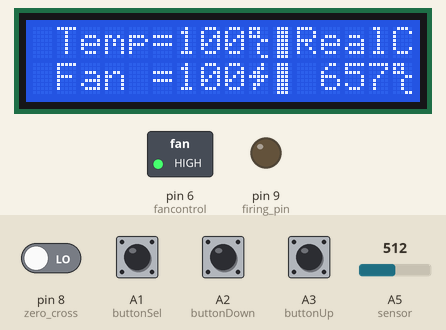
Bench run of a sketch on a simulated Arduino Uno, built with avr-gcc and run on an emulated ATmega328P. Parts: 16×2 character LCD, switched loads named in the sketch (green lamp = pin HIGH), output pins drawn as LEDs (lit = HIGH). The inputs (shaded band) are chosen by the test bench; at power-on: A1 (buttonSel), A2 (buttonDown), A3 (buttonUp), pin 8 (zero_cross) LOW, A5 (sensor) = 512.

Above: at 1.2 s.
1.3 s: A5 (sensor) set to 771
At 2.8 s:
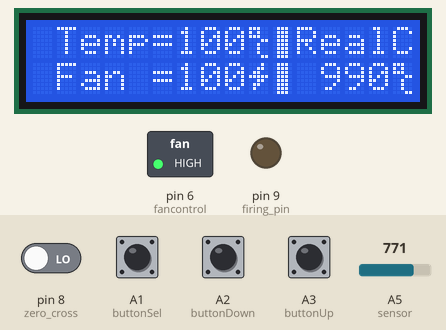
3.1 s: A5 (sensor) set to 795
At 4.9 s:
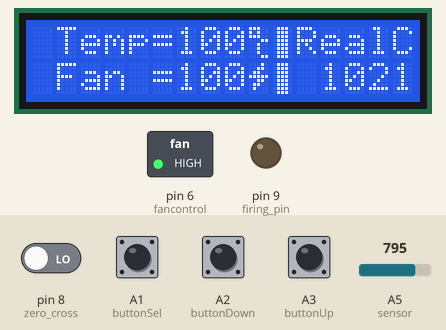
5.2 s: A1 (buttonSel) pulled HIGH for 1 s
At 7.4 s:
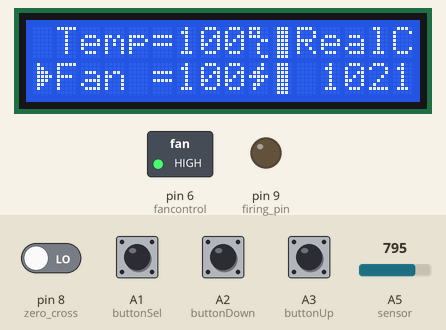
7.7 s: A2 (buttonDown) pulled HIGH for 1 s
At 9.5 s:
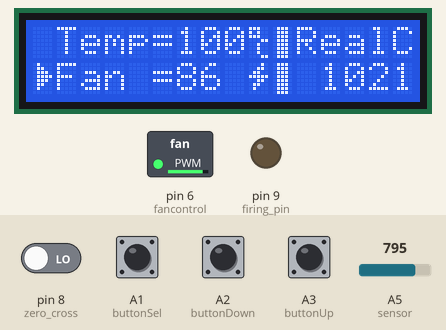
10.2 s: A1 (buttonSel) pulled HIGH for 0.15 s
At 10.9 s:
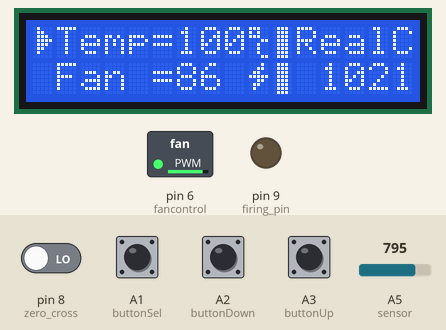
13.3 s: A3 (buttonUp) pulled HIGH for 0.15 s
At 14.9 s:
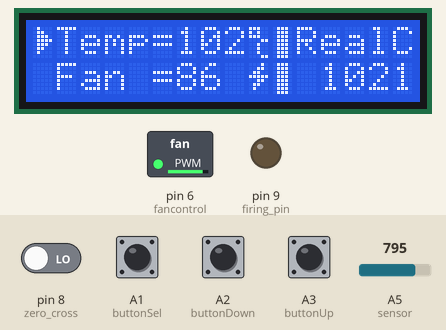
Timing chart, 0 to 16.1 s (numbered marks = the images above; inputs shaded):
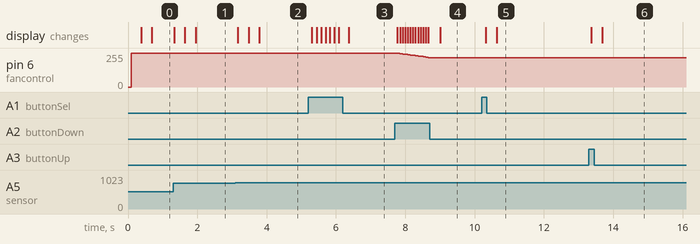

Measured:
- the behaviour switches between 778 and 779 on A5 (sensor) (found by bisection; images 1 and 2)
- after the input at 1.3 s, the display: first changes at once (image 1 shows a later state)
- after the input at 3.1 s, the display: first changes after 0.07 s (image 2 shows a later state)
- after the input at 5.2 s, the display: first changes after 0.11 s (image 3 shows a later state)
- after the input at 7.7 s, pin 6 (fancontrol): moves from 255/255 to 219/255 over 0.97 s, starting after 0.07 s; the display: first changes after 0.07 s (image 4 shows a later state)
- after the input at 10.2 s, the display: first changes after 0.13 s (image 5 shows a later state)
- after the input at 13.3 s, the display: first changes after 0.07 s (image 6 shows a later state)

The sketch:

SMD_Station__PID_Control_.ino
```cpp
#include <LiquidCrystal.h>
byte spark[8] = {     //For Lcd Special Character
  B00010,
  B00110,
  B01100,
  B11111,
  B00110,
  B01100,
  B01000,

};
byte celcius[8] = {      //For Lcd Special Character
  B11100,
  B10100,
  B11100,
  B00011,
  B00100,
  B00100,
  B00100,
  B00011
};
byte line[8] = {       //For Lcd Special Character
  B01110,
  B01110,
  B01110,
  B01110,
  B01110,
  B01110,
  B01110,
  B01110
};
byte bullet[8] = {      //For Lcd Special Character
  B01000,
  B01100,
  B01110,
  B01111,
  B01110,
  B01100,
  B01000,
  B00000
};
// initialize the library with the numbers of the interface pins
LiquidCrystal lcd(12, 11, 5, 4, 3, 2);      //Lcd Pinout (RS,E,D4,D5,D6,D7)
const int buttonUp =  A3;                   // Up button pin
const int buttonDown =  A2;                 // Down button pin
const int buttonSel =  A1;                  // Menu Select button pin
const int fancontrol =  6;                  // Fan Controll PWM pin
const int numReadings = 20;                 // for taking average of 20 reading of real temperature
const int redLed = 13;                      // Warning LED


int firing_pin = 9;                         //TRIAC Firing Pin (D9) Connected with MOC3083
int zero_cross = 8;                         //Zero cross detector pin (D8) connected to optocoupler
int last_CH1_state = 0;                     //For interupt

long firing_delay = 7400;                   //TRIAC signal delay after zero cross detected
long maximum_firing_delay = 7400;

unsigned long previousMillis = 0;
unsigned long currentMillis = 0;
long temp_read_Delay = 500;
long real_temperature = 0;
long settemp = 100;                         // Initial Set Temp Of Gun when power on Set anything you want but not much


                                            //PID variables
float PID_error = 0;
float previous_error = 0;
float elapsedTime, Time, timePrev;
long PID_value = 0;
                                            //PID constants
long kp = 203;   long ki= 7.2;   long kd = 1.04;
long PID_p = 0;    long PID_i = 0;    long PID_d = 0;

long readings[numReadings];
long readIndex = 0;
long total = 0;
long average = 0;
int upbuttonstate = 0;
int downbuttonstate = 0;
int selbuttonstate = 0;
int fanspeed = 100;                          //Initial Fan speed
//long stemp = 0;
long sensorvalRAW = 0;                      //Sensor value without calibration
long sensorvalCALI = 0;                     //Sensor value calibrated
int menustate = 0;                          //Menu state for choose menu bullet position
int fanpwm = 255;                           //Inital fan PWM for 100% speed

int redLedstatus = LOW;

void setup() {


  pinMode (firing_pin,OUTPUT);
  pinMode (zero_cross,INPUT);


  PCICR |= (1 << PCIE0);                   //enable PCMSK0 scan
  PCMSK0 |= (1 << PCINT0);                 //Set pin D8 (zero cross input) trigger an interrupt on state change.


  lcd.begin(16, 2);
  lcd.createChar(0, spark);
  lcd.createChar(1, celcius);
  lcd.createChar(2, line);
  lcd.createChar(3, bullet);
  pinMode(buttonUp, INPUT);
  pinMode(buttonDown, INPUT);
  pinMode(buttonSel, INPUT);
  pinMode(6 , OUTPUT);
 // Serial.begin(115200);
  lcd.setCursor(1,0);
  lcd.print("Temp=");
  lcd.setCursor(1,1);
  lcd.print("Fan =");
  lcd.setCursor(11,0);
  lcd.print("RealC");
  lcd.setCursor(9,1);            //Dispay Special Characters on LCD
  lcd.write(byte(0));
  lcd.setCursor(9,0);
  lcd.write(byte(1));
  lcd.setCursor(15,1);
  lcd.write(byte(1));
  lcd.setCursor(10,0);
  lcd.write(byte(2));
  lcd.setCursor(10,1);
  lcd.write(byte(2));


  for (long thisReading =  0; thisReading < numReadings; thisReading++){
    readings[thisReading] = 0;
  }
}

void loop() {


sensorvalRAW = analogRead(A5);              //Reading RAW sensor data

sensorvalCALI = (1.28571* sensorvalRAW - 0.714286);      //Calibrating Sensor data


total = total - readings[readIndex];
readings[readIndex] = sensorvalCALI;
total = total + readings[readIndex];
readIndex = readIndex + 1;

if (readIndex >= numReadings) {
    // ...wrap around to the beginning:
    readIndex = 0;
  }

average = total / numReadings;               //Average of 20 calibrated reading just to show on LCD for smooth transition

currentMillis = millis();

if(currentMillis - previousMillis >= temp_read_Delay){
    previousMillis += temp_read_Delay;                       //Increase the previous time for next loop

PID_error = settemp - sensorvalCALI ;

if(PID_error > 30)                                           //integral constant will only affect errors below 30ºC
    {PID_i = 0;}

    PID_p = kp * PID_error;
    //Calculate the P value
    PID_i = PID_i + (ki * PID_error);
    //Calculate the I value
    timePrev = Time;                                         // the previous time is stored before the actual time read
    Time = millis();                                         // actual time read
    elapsedTime = (Time - timePrev) / 1000;


    PID_d = kd*((PID_error - previous_error)/elapsedTime);
                                                             //Calculate the D value
    PID_value = PID_p + PID_i + PID_d;

    if(PID_value < 0)
    {      PID_value = 0;       }
    if(PID_value > 7400)
    {      PID_value = 7400;    }
    previous_error = PID_error;                              //Remember to store the previous error.
  }


lcd.setCursor(12,1);
lcd.print("   ");
lcd.setCursor(12,1);
lcd.print(average);
delay(20);


upbuttonstate = digitalRead(buttonUp);
downbuttonstate = digitalRead(buttonDown);
selbuttonstate = digitalRead(buttonSel);


if(downbuttonstate == HIGH)
{

  if (menustate == 1)
  {
    if(settemp != 0)
    {
     settemp -= 1;
    }
  }

  else if (menustate == 2)
  {
  if(fanspeed != 0)
  {
    fanspeed -= 1;
  }


}
delay(50);            // Delay for debounce
}
if(upbuttonstate == HIGH)
{
  if (menustate == 1)
  {
    if(settemp != 500)
    {
    settemp += 1;
    }
  }
  else if (menustate == 2)
  {
  if(fanspeed != 100)
  {
    fanspeed += 1;
  }


  }

  delay(50);
}
if(selbuttonstate == HIGH)
{


  menustate += 1;
  delay(100);

}


updatesettemp();
updatefanspeed();

if(menustate == 1)
{
lcd.setCursor(0,1);
lcd.print(" ");
lcd.setCursor(0,0);
lcd.write(byte(3));

}

else if (menustate == 2)
{
lcd.setCursor(0,0);
lcd.print(" ");
lcd.setCursor(0,1);
lcd.write(byte(3));
}

else if(menustate > 2)
{
lcd.setCursor(0,0);
lcd.print(" ");
lcd.setCursor(0,1);
lcd.print(" ");
menustate = 0;
}


fanpwm = map(fanspeed , 0, 100, 0, 255);      //Map O to 100 Fan speed into PWM
analogWrite(fancontrol, fanpwm);
int ledstatus = settemp - average;            //Red Warning LED controll, Activate when real temp is greater than set temp
bool compare = ledstatus > 0;


if(compare)
{

  redLedstatus = LOW;

}
else
{

  redLedstatus = HIGH;
}

digitalWrite(redLed, redLedstatus);        //On or Off the Red led


}


void updatesettemp()
{
lcd.setCursor(6,0);
lcd.print("   ");
lcd.setCursor(6,0);
lcd.print(settemp);

return 0;
}

void updatefanspeed()
{

  lcd.setCursor(6,1);
  lcd.print("   ");
  lcd.setCursor(6,1);
  lcd.print(fanspeed);
  return 0;

}

                   //Interuupt Function for zero cross pin
ISR(PCINT0_vect){
  ///////////////////////////////////////Input from optocoupler
  if(PINB & B00000001){                                         //We make an AND with the state register, We verify if pin D8 is HIGH???
    if(last_CH1_state == 0 && redLedstatus == LOW){             //If the last state was 0, then we have a state change...and with red led status


      delayMicroseconds(maximum_firing_delay - PID_value);      //This delay controls the power

      digitalWrite(firing_pin,HIGH);
      delayMicroseconds(100);
      digitalWrite(firing_pin,LOW);

                                                                //We have detected a state change! We need both falling and rising edges
    }
  }
  else if(last_CH1_state == 1 && redLedstatus == LOW){    //If pin 8 is LOW and the last state was HIGH then we have a state change
                                                          //We haev detected a state change!  We need both falling and rising edges.
    last_CH1_state = 0;

      delayMicroseconds(maximum_firing_delay - PID_value);

      digitalWrite(firing_pin,HIGH);
      delayMicroseconds(100);
      digitalWrite(firing_pin,LOW);


    }
}
```
